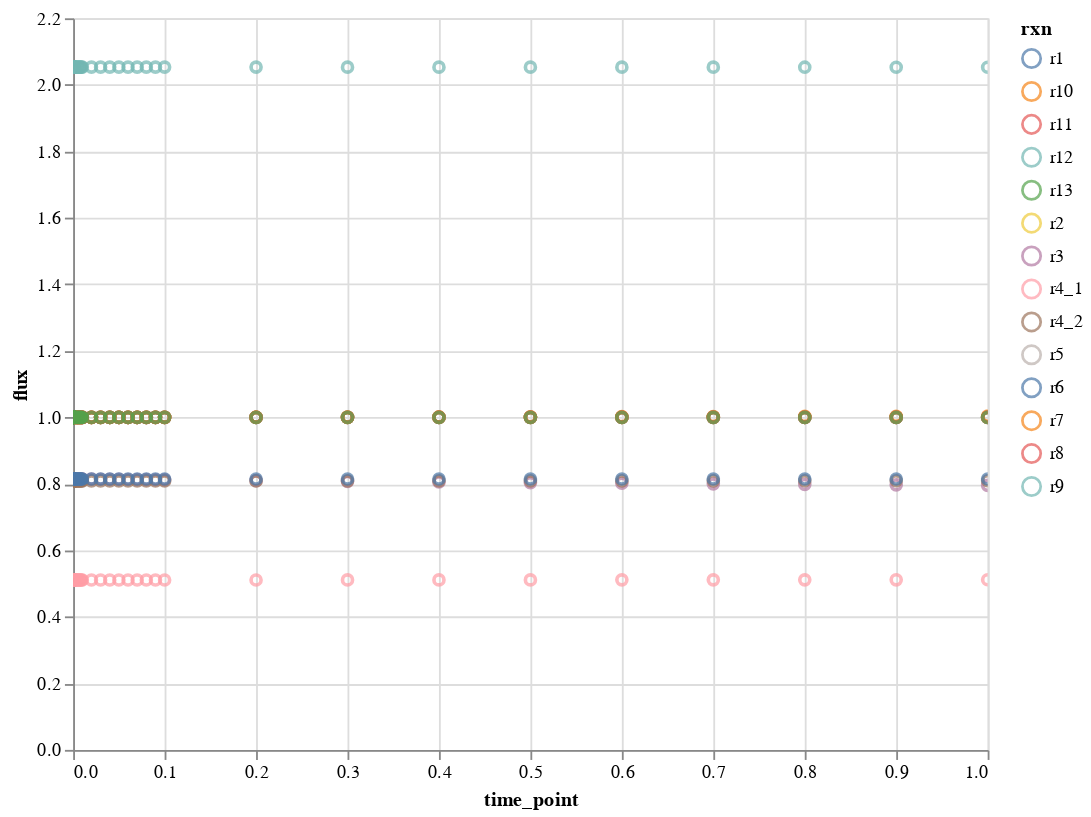

Here is the notebook cell this chart was saved with:
### Code cell
plot_model_interactive(flux, flux_interp, model_i=2, quant_type='flux',
                       selected_data=rxn_names, x_scale='linear',
                       y_scale='linear', x_lim=[0,1], y_lim=None)

### Figure 1 — Vega-Lite specification as saved in the notebook (floating-point values rounded to 4 significant figures; data arrays with more than 128 entries replaced by an {"elided": "..."} marker saying what was removed)
{"$schema": "https://vega.github.io/schema/vega-lite/v2.6.0.json", "config": {"view": {"height": 300, "width": 400}}, "data": {"name": "data-1d4149078011c2285470d92c13eac892"}, "datasets": {"data-1d4149078011c2285470d92c13eac892": {"elided": "1162 records"}}, "encoding": {"color": {"field": "rxn", "type": "nominal"}, "tooltip": [{"field": "rxn", "type": "nominal"}, {"field": "flux", "type": "quantitative"}], "x": {"field": "time_point", "scale": {"domain": [0, 1], "type": "linear"}, "type": "quantitative"}, "y": {"field": "flux", "scale": {"type": "linear"}, "type": "quantitative"}}, "height": 400, "mark": "point", "selection": {"selector002": {"bind": "scales", "encodings": ["x", "y"], "mark": {"fill": "#333", "fillOpacity": 0.125, "stroke": "white"}, "on": "[mousedown, window:mouseup] > window:mousemove!", "resolve": "global", "translate": "[mousedown, window:mouseup] > window:mousemove!", "type": "interval", "zoom": "wheel!"}}, "width": 500}
